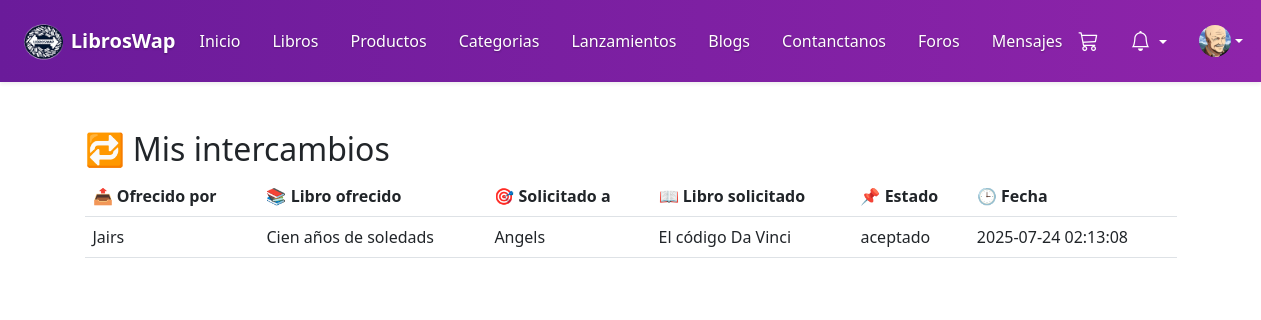
The app's page /index.php?c=IntercambioController&a=misIntercambios (signed in) with its own data.
### tables this page shows
CREATE TABLE `intercambios` (
  `id` int(11) NOT NULL,
  `libro_id_1` int(11) DEFAULT NULL,
  `libro_id_2` int(11) DEFAULT NULL,
  `usuario_1` int(11) DEFAULT NULL,
  `usuario_2` int(11) DEFAULT NULL,
  `estado` enum('pendiente','aceptado','rechazado') DEFAULT 'pendiente',
  `fecha` datetime DEFAULT current_timestamp()
);

CREATE TABLE `usuarios` (
  `id` int(11) NOT NULL,
  `nombre` varchar(100) NOT NULL,
  `email` varchar(100) NOT NULL,
  `password` varchar(255) NOT NULL,
  `rol` enum('usuario','admin') DEFAULT 'usuario',
  `foto` varchar(255) DEFAULT NULL,
  `bio` text DEFAULT NULL,
  `token_recuperacion` varchar(255) DEFAULT NULL,
  `token_expira` datetime DEFAULT NULL
);

CREATE TABLE `libros` (
  `id` int(11) NOT NULL,
  `titulo` varchar(255) DEFAULT NULL,
  `autor` varchar(255) DEFAULT NULL,
  `genero` varchar(100) DEFAULT NULL,
  `estado` enum('nuevo','usado') DEFAULT NULL,
  `descripcion` text DEFAULT NULL,
  `imagen` varchar(255) DEFAULT NULL,
  `usuario_id` int(11) DEFAULT NULL,
  `modo` enum('intercambio','venta') DEFAULT 'intercambio',
  `precio` decimal(10,2) DEFAULT NULL,
  `id_usuario` int(11) NOT NULL
);

### controllers/IntercambioController.php (called while the page is built, shortened)
<?php
require_once __DIR__ . '/../models/Intercambio.php';
class IntercambioController {
    public function misIntercambios() {
    $intercambio = new Intercambio();
    $intercambios = $intercambio->obtenerDetallado($_SESSION['usuario']['id']);
    include __DIR__ . '/../views/layouts/layout_usuario.php';
}
}

### config/config.php (called while the page is built, shortened)
<?php
function conectar() {
    $conexion = new mysqli(HOST, USER, PASS, DB);
    return $conexion;
}
?>

### models/Intercambio.php (called while the page is built, shortened)
<?php
require_once __DIR__ . '/../config/config.php';
class Intercambio
{
    private $conexion;
    public function __construct()
    {
        $this->conexion = conectar();
    }
   public function obtenerDetallado($usuario_id) {
    $sql = "SELECT i.*,
                   l1.titulo AS libro_ofrecido,
                   l2.titulo AS libro_solicitado,
                   u1.nombre AS nombre_ofrece,
                   u2.nombre AS nombre_recibe
            FROM intercambios i
            JOIN libros l1 ON i.libro_id_1 = l1.id
            JOIN libros l2 ON i.libro_id_2 = l2.id
            JOIN usuarios u1 ON i.usuario_1 = u1.id
            JOIN usuarios u2 ON i.usuario_2 = u2.id
            WHERE i.usuario_1 = ? OR i.usuario_2 = ?";
    $stmt = $this->conexion->prepare($sql);
    $stmt->bind_param("ii", $usuario_id, $usuario_id);
    $stmt->execute();
    return $stmt->get_result()->fetch_all(MYSQLI_ASSOC);
}
}

### views/usuario/intercambios.php (the view, shortened to what this page needs)
<!DOCTYPE html>
<html lang="es">
<head>
    <link href="https://cdn.jsdelivr.net/npm/bootstrap@5.3.0/dist/css/bootstrap.min.css" rel="stylesheet">
</head>
<body>
    <div class="container mt-5">
        <h2>🔁 Mis intercambios</h2>
        <table class="table">
            <thead>
                <tr>
                    <th>📤 Ofrecido por</th>
                    <th>📚 Libro ofrecido</th>
                    <th>🎯 Solicitado a</th>
                    <th>📖 Libro solicitado</th>
                    <th>📌 Estado</th>
                    <th>🕒 Fecha</th>
                </tr>
            </thead>
            <tbody>
                <?php foreach ($intercambios as $i): ?>
                    <tr>
                        <td><?= htmlspecialchars($i['nombre_ofrece']) ?></td>
                        <td><?= htmlspecialchars($i['libro_ofrecido']) ?></td>
                        <td><?= htmlspecialchars($i['nombre_recibe']) ?></td>
                        <td><?= htmlspecialchars($i['libro_solicitado']) ?></td>
                        <td><?= $i['estado'] ?></td>
                        <td><?= $i['fecha'] ?></td>
                    </tr>
                <?php endforeach; ?>
            </tbody>
        </table>
    </div>
</body>
</html>

### records on screen
intercambios: usuario_1.nombre "Jairs", libro_id_1.titulo "Cien años de soledads", usuario_2.nombre "Angels", libro_id_2.titulo "El código Da Vinci", estado "aceptado", fecha "2025-07-24 02:13:08"
